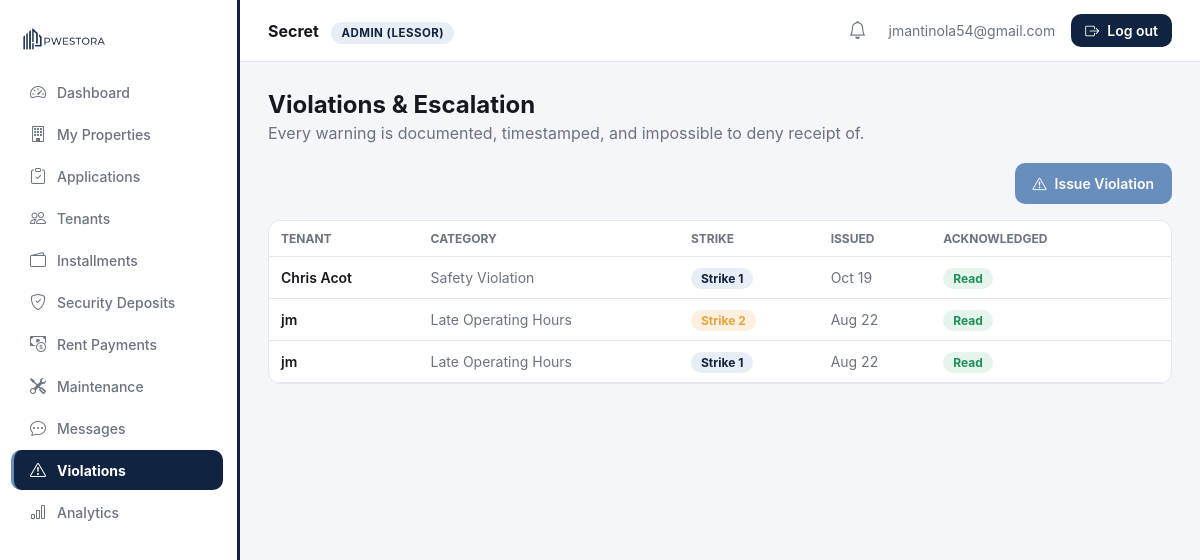
/dashboard.php?page=violations (signed in), run on the app's committed database.
### tables this page shows
CREATE TABLE `violations` (
  `id` int(11) NOT NULL,
  `lessor_id` int(11) NOT NULL,
  `tenant_id` int(11) NOT NULL,
  `category` varchar(100) NOT NULL,
  `strike` tinyint(4) NOT NULL DEFAULT 1,
  `acknowledged` tinyint(1) NOT NULL DEFAULT 0,
  `issued_at` datetime NOT NULL DEFAULT current_timestamp()
);

CREATE TABLE `tenants` (
  `id` int(11) NOT NULL,
  `lessor_id` int(11) NOT NULL,
  `property_id` int(11) NOT NULL,
  `application_id` int(11) DEFAULT NULL,
  `lessee_id` int(11) DEFAULT NULL,
  `tenant_name` varchar(150) NOT NULL,
  `business_name` varchar(150) DEFAULT NULL,
  `unit_label` varchar(100) DEFAULT NULL,
  `created_at` datetime NOT NULL DEFAULT current_timestamp()
);

### public_html/modules/violations.php (the view, shortened to what this page needs)
<?php
$lessorId = $user['id'];
$violations = $pdo->prepare(
    'SELECT v.*, t.tenant_name FROM violations v
     JOIN tenants t ON t.id = v.tenant_id
     WHERE v.lessor_id = ? ORDER BY v.issued_at DESC'
);
$violations->execute([$lessorId]);
$violations = $violations->fetchAll();
?>
<h2 style="margin:0 0 4px;">Violations &amp; Escalation</h2>
<p style="color:var(--ink-500); margin:0 0 20px;">Every warning is documented, timestamped, and impossible to deny receipt of.</p>
<div style="display:flex; justify-content:flex-end; margin-bottom:16px;">
  <a href="/dashboard.php?page=violations&issue=1" class="btn" style="background:var(--accent); color:#fff; display:inline-flex;">
    <i class="bi bi-exclamation-triangle"></i> Issue Violation
  </a>
</div>
<div class="card" style="padding:0; overflow:hidden;">
  <div class="table-scroll">
  <table>
    <thead><tr><th>Tenant</th><th>Category</th><th>Strike</th><th>Issued</th><th>Acknowledged</th><th></th></tr></thead>
    <tbody>
      <?php if (!$violations): ?>
        <tr><td colspan="6" style="text-align:center; color:var(--ink-500);">No violations on record.</td></tr>
      <?php else: foreach ($violations as $v): ?>
        <tr>
          <td style="font-weight:600;"><?= htmlspecialchars($v['tenant_name']) ?></td>
          <td style="color:var(--ink-500);"><?= htmlspecialchars($v['category']) ?></td>
          <td>
            <?php
              $strikeClass = $v['strike'] >= 3 ? 'badge-rejected' : ($v['strike'] == 2 ? 'badge-pending' : '');
              $strikeStyle = $v['strike'] == 1 ? 'background:var(--accent-soft); color:var(--primary);' : '';
            ?>
            <span class="badge <?= $strikeClass ?>" style="<?= $strikeStyle ?>">Strike <?= $v['strike'] ?></span>
          </td>
          <td style="color:var(--ink-500);"><?= (new DateTime($v['issued_at']))->format('M j') ?></td>
          <td>
            <?php if ($v['acknowledged']): ?>
              <span class="badge badge-approved">Read</span>
            <?php else: ?>
              <span class="badge" style="background:var(--bg); color:var(--ink-500);">Pending</span>
            <?php endif; ?>
          </td>
          <td>
          </td>
        </tr>
      <?php endforeach; endif; ?>
    </tbody>
  </table>
  </div>
</div>

### public_html/assets/css/style.css (style rules this page uses)
:root { --primary: #102340; --primary-light: #264875; --accent: #678EBC; --accent-soft: #E7EEF6; --tint: #CCD8E4; --steel: #888F96; --success: #1E8E5A; --success-soft: #E5F5EC; --warning: #E8A33D; --warning-soft: #FCF1E0; --error: #D64545; --error-soft: #FBE9E9; --ink-900: #16181D; --ink-500: #6B7280; --ink-300: #9AA6B5; --border: #E4E7EC; --surface: #FFFFFF; --bg: #F4F6F9; --radius: 12px; --sidebar-w: 240px; }
* { box-sizing: border-box; }
html { -webkit-text-size-adjust: 100%; }
body { margin: 0; font-family: -apple-system, "Segoe UI", Roboto, Helvetica, Arial, sans-serif; background: var(--bg); color: var(--ink-900); -webkit-font-smoothing: antialiased; }
a { text-decoration: none; color: inherit; }
.btn { display: inline-flex; align-items: center; justify-content: center; gap: 8px; padding: 12px 18px; border-radius: 10px; border: none; font-weight: 600; font-size: 14px; cursor: pointer; font-family: inherit; transition: background .15s, transform .05s; }
.card { background: var(--surface); border: 1px solid var(--border); border-radius: var(--radius); padding: 20px; margin-bottom: 20px; }
.table-scroll { width: 100%; overflow-x: auto; -webkit-overflow-scrolling: touch; }
table { width: 100%; border-collapse: collapse; font-size: 14px; min-width: 560px; }
th { text-align: left; color: var(--ink-500); font-size: 12px; text-transform: uppercase; padding: 10px 12px; border-bottom: 1px solid var(--border); white-space: nowrap; }
td { padding: 12px; border-bottom: 1px solid var(--border); }
.badge { padding: 3px 10px; border-radius: 999px; font-size: 12px; font-weight: 700; white-space: nowrap; }
.badge-pending { background: var(--warning-soft); color: var(--warning); }
.badge-approved, .badge-active, .badge-verified { background: var(--success-soft); color: var(--success); }

### data on the page
violations: tenant.tenant_name "Chris Acot", category "Safety Violation", strike "1", issued_at "Oct 19", acknowledged "Read"
violations: tenant.tenant_name "jm", category "Late Operating Hours", strike "2", issued_at "Aug 22", acknowledged "Read"
violations: tenant.tenant_name "jm", category "Late Operating Hours", strike "1", issued_at "Aug 22", acknowledged "Read"

### other printed values
$item['label'] "Dashboard"
$item['label'] "My Properties"
$item['label'] "Applications"
$item['label'] "Tenants"
$item['label'] "Installments"
$item['label'] "Security Deposits"
$item['label'] "Rent Payments"
$item['label'] "Maintenance"
$item['label'] "Messages"
$item['label'] "Violations"
$item['label'] "Analytics"
$user['company'] ?: $user['name'] "Secret"
$roleLabel "ADMIN (LESSOR)"
$user['email'] "jmantinola54@gmail.com"
